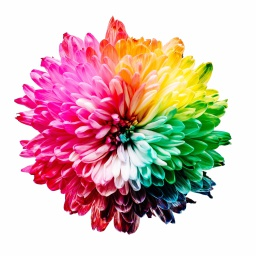
#> input picture ECE4076/Lab 3/ECE4076_Lab3_32194471/sharon.jpg, 256 x 256 px
$ jupyter execute --allow-errors Lab3_kMeans_student_32194471.ipynb
#> lines starting #> are read from the running program, lines starting #| are printed output that depends on the picture
$\color{green}{\text{This notebook is best viewed in jupyter lab/notebook. You may also choose to use Google Colab but some parts of the images/colouring will not be rendered properly.}}$

# Lab 3 (Weeks 8,9): k-Means Clustering

<div class="alert alert-block alert-warning">

<b>Enter you credentials below</b>

- <b>Student Name:</b> Jin Chun Tan
- <b>Student ID:</b> 32194471
- <b>Date:</b> March 21, 2023


## Unsupervised Learning

As the name suggests, unsupervised learning is a type of machine learning in which the training of a model is not supervised using labels of the training dataset. Instead, models themselves attempt to find hidden patterns and insights from the given data. Unsupervised learning cannot be directly applied to a regression or classification problem because unlike supervised learning, we have the input data but no corresponding output data (no labels). The goal of unsupervised learning is to find the underlying structure of the dataset, group that data according to similarities, and represent the data in a compressed format.

## Clustering

Clustering is a type of unsupervised learning which involves grouping of data points. Given a set of data points, we can use a clustering algorithm to classify each data point into a specific group. In theory, data points that are in the same group should have similar properties and/or features, while data points in different groups should have highly dissimilar properties and/or features. Some examples of popular clustering algorithms are:
- __K-Means Clustering__
- __Mean-Shift Clustering__
- Spectral Clustering
- DBSCAN
- Gaussian Mixture Models (GMM)

In this lab, we will be implementing k-means clustering and mean-shift clustering on the same dataset.

## K-Means Clustering

K-Means Clustering is one of the simplest unsupervised machine learning algorithms. You will first decide a number *k*, which corresponds to the number of clusters that you desire to have in your dataset. This number will also correspond to the number of centroids. A centroid is the location representing the center of a cluster. Each data point in your dataset is allocated to a specific cluster following a set of rules in an iterative manner. Also, the locations of the centroids are updated subsequently by averaging the data points assigned to the respective cluster. The **‘means’** in the k-Means Clustering refers exactly to this method of updating each cluster centroid.

## What you should do in this lab exercise!

In this laboratory exercise, you will create a program that clusters and re-colours each pixel in a provided colour image to **k** mean colours using the k-means clustering algorithm. In all of the tasks below, you may not use any pre-written libraries for k-Means Clustering (e.g. **no** scikit-learn), instead you should use your knowledge of python and numpy to build your own code to perform k-Means Clustering. Your end result of the clustered image should look something like the one shown below.

*Note*: If you cannot see the displayed image '*objective_sharon.jpg*', have a look into the provided '*img*' folder.

<div class="alert alert-block alert-warning">

You are going to work on the following six tasks throughout this lab. <span style="color:red"> </span>

- **Task 1** : Distance Function
- **Task 2** : k-Means Clustering and visualisation
- **Task 3** : k-Means++ Initialization
- **Task 4** : GMM: Analysing Data Distributions.
- **Task 5** : Mean Shift - Data Modelling via its distribution.
- **Task 6** : Comparison between k-Means, k-Means++ Initialization and Mean-Shift.

</div>

[cell 1]
# As always, we first import several libraries that will be helpful to solve the tasks
# Important: You are only allowed to use cv2 to import images, but you may NOT use the contained k-means functionality
# For the GMM, you will run through the steps of understanding the model, then use a library to apply it to the same image from the k-means task

import matplotlib.pyplot as plt
from mpl_toolkits import mplot3d
import numpy as np
import cv2
import time

from IPython.display import clear_output
from matplotlib.colors import ListedColormap
import time

<div class="alert alert-block alert-info">

## Task 1: Distance function
In this task, you wil build a helper function to compute the squared distance from a set of data points to a set of mean values (*aka* centroids). You are given a small dataset of five data points and two centroids for testing. Using your 'dist2c' function, you will compute distances from each centroid to every data point. Finally, you will visualize your results and check whether your distances are correct by assigning the data points to the closest centroid and displaying the results.

</div>

Now, write your own **dist2c** function, which takes a set of data points ('*data*') and a set of means ('*centroids*') and computes the squared distance from each mean to every data point.

[cell 2]
def dist2c(data, centroids):
    # The inputs and the outputs of your function should be as follows:
    # Inputs - data      : numpy array of size N x d
    #          centroids : numpy array of size c x d
    # Output - dist      : numpy array of size c x N
    # N = the number of data points, c = the number of centroids, d = dimension of data

    ### Insert your solution here ###
    # data[:, np.newaxis, :] command willl select all rows of the 'data' array (:) and creates a new axis at position 1 using np.newaxis function
    # which transforms the shapre of 'data' from '(n_samples, n_features)' to '(n_samples,1,n_features)'

    # We will need to subtract it with centroids with the data array
    dist = np.sum((data[:, np.newaxis, :] - centroids) ** 2, axis=2)
    return dist.T

Now, let's check the function you wrote on the following provided data points.
- X contains five 3-dimensional data points

\begin{equation}
X =
\begin{bmatrix}
0.67187976 & 0.44254368 & 0.17900127\\
0.55085456 & 0.65891464 & 0.18370379\\
0.79861987 & 0.3439561  & 0.68334744\\
0.36695437 & 0.15391793 & 0.81100023\\
0.22898267 & 0.58062367 & 0.5637733
\end{bmatrix}
\end{equation}

- M contains two centroids
\begin{equation}
M =
\begin{bmatrix}
0.66441854 & 0.08332493 & 0.54049661\\
0.05491067 & 0.94606233 & 0.29515262
\end{bmatrix}
\end{equation}

Use your **dist2c** function to compute the distances from each centroid to every data point. Print your results. If you wrote the function correctly, your answer should be close to:

\begin{bmatrix}
0.25977266 & 0.47150141 & 0.10634496 & 0.16664051 & 0.43745224\\
0.64767303 & 0.34083498 & 1.0663305 & 0.99096278 & 0.23600355
\end{bmatrix}

[cell 3]
### Insert your solution here ###
# Initialising the variable
X = np.array([
    [0.67187976, 0.44254368, 0.17900127],
    [0.55085456, 0.65891464, 0.18370379],
    [0.79861987, 0.3439561, 0.68334744],
    [0.36695437, 0.15391793, 0.81100023],
    [0.22898267, 0.58062367, 0.5637733]
])

M = np.array([
    [0.66441854, 0.08332493, 0.54049661],
    [0.05491067, 0.94606233, 0.29515262]
])

# Calling the function dist2c that we have created from above
dist = dist2c(X,M)
print(dist)

Write a code to draw a 3D scatter plot assigning each datapoint to its closest centroid using two colors.

*Hint*: Use the '*scatter3D*' function from matplotlib, and choose a different marker (or different marker size) to indicate the cluster centroids.

[cell 4]
### Insert your solution here ###
# Assign each point to closest centroid
labels = np.argmin(dist.T, axis=1)

# Create 3D scatter plot
#> (the rest of this cell did not finish here and is left out)

<div class="alert alert-block alert-success">

#### What do you observe here? Are the data points assigned to their closest centroid?

Write your answer here
There are two clusters of points, each centered around a black 'x' marker (which represents the centroid). Each cluster corresponds to the points assigned to one of the centroids.

The points in each cluster should be closer to their respective centroid than to the other centroid. The data points that are closer to a

</div>

<div class="alert alert-block alert-info">

## Task 2: K-means Clustering
In this task, you will implement k-Means Clustering. First, you will write a function to generate random centroids for initialization. Then you will write a function to perform k-Means Clustering (You may want to follow the steps on the lab instructions sheet). Afterwards, you will use these functions to cluster the pixels of the provided *sharon.jpg* image. Finally, you will display the results.

</div>

Write a function **random_centroids**, which takes a dataset and an integer value k (= number of centroids) as inputs, and generates k number of _centroids_ which are randomly sampled from the dataset.

[cell 5]
def random_centroids(data, k):
    # The inputs and the outputs of your function should be as follows:
    # Inputs - data     : numpy array (N x d)
    #        - k        : an integer value
    # Output - centroids: numpy array (k x d)
    # N = number of data points, d = dimension of data, k = number of centroids

    ### Insert your solution here ###
    # This function will take a 2D numpy array 'data' of shape (n,d) where n is the number of data points and 'd' is the number of features
    # and an integer 'k' which is the number of centroids to generate.
    #
    # It returns a 2D numpy array of shape (k,d) where each row is a centroid

    # Testing Code
    # indices = np.random.choice(data.shape[0], size=k, replace=False)
    # centroids = data[indices, :]

    # Finding the dataset
    features = data.shape[1]

    # Initializing an array of empty centroids for efficiency allocation purposes
    centroids = np.zeros((k, features))

    # Randomization of k points from the dataset
    indices = np.random.choice(data.shape[0], size = k, replace = False)
    for i, index in enumerate(indices):
        centroids[i] = data[index]

    # Returning a 2D numpy array of centroids
    return centroids

Write a function **mykMeans**, which takes a dataset, an set of k centroids and an integer value T (= number of iterations) as inputs. The function should perform k-Means Clustering on the input dataset by using the input centroids as intilization. After running for T iterations, the function should finally output a cluster index for each data point, the final set of k centroids, and the loss vector containing the k-Means loss at each iteration. (You may want to use your function **dist2c** to compute distances between centroids and data points at each iteration.)

[cell 6]
def mykMeans(data, centroids, T):
    # The inputs and the outputs of your function should be as follows:
    # Inputs  - data        : numpy array (N x d)
    #         - centroids   : numpy array (k x d)
    #         - T           : integer (the number of iterations)
    # Outputs - cluster_idx : numpy array (N,)
    #         - centroids   : numpy array (k x d)
    #         - losses      : list (T)
    # N = number of data points, d = dimension of data, k = number of centroids, T = number of iterations

    # Initialise the arrays to store the values for the centroids
    sum_loss = np.zeros((data.shape[0], 1))
    sum_dimloss = np.zeros((1, data.shape[1]))

    # Initialize the list to store the k-means loss at each iteration
    kMeans_loss = np.zeros((1,T))

    for t in range(T):

        # Reinitialising all of the required values
        distances = dist2c(data, centroids)
        cluster_idx = np.argmin(distances.T,axis = 1)

        # Step 1: Go through all the data points and calculate which of the k centroids it is closest to.
        for i in range(centroids.shape[0]):
            indexes = np.where(cluster_idx == i)
            centroids[i] = np.mean(data[indexes[0]],axis = 0)

        # Step 2: For each data point, store the index of the nearest centroid at the same location in an index image.
        # (This step is already completed in the loop above)

        # Step 3: Re-compute each centroid by going through all the data points that were assigned to that centroid and taking the mean.
        for j in range(data.shape[0]):

            # Calculate the k-means loss at this iteration
            for k in range(centroids.shape[0]):

                # Checking for the cluster_idx
                if cluster_idx[j] == k:

                    for index in range(data.shape[1]):
                        sum_dimloss[0][index] = (data[j][index] - centroids[k][index]) ** 2
                    sum_loss[j][0] = np.sum(sum_dimloss)

        kMeans_loss[0][t] = np.sum(sum_loss)

    # Return back the three values
    return cluster_idx, centroids, kMeans_loss

    ## Alternative Way of doing it
    # # Initialize the array to store the index of the nearest centroid for each data point
    # cluster_idx = np.zeros(N, dtype=int)

    # N = data.shape[0]
    # kMeans_loss = np.zeros(T)

    # # Loop through the specified number of iterations
    # for t in range(T):
    #     # Calculate the distances between data points and centroids
    #     distances = dist2c(data, centroids)

    #     # Assign each data point to the closest centroid
    #     cluster_idx = np.argmin(distances, axis=1)

    #     # Initialize the loss for the current iteration
    #     loss = 0

    #     # Update the centroids and calculate the loss
    #     for i in range(centroids.shape[0]):
    #         # Find the indices of data points assigned to the current centroid
    #         indexes = np.where(cluster_idx == i)

    #         # Update the centroid only if there are data points assigned to it
    #         if len(indexes[0]) > 0:
    #             # Calculate the new centroid as the mean of the assigned data points
    #             centroids[i] = np.mean(data[indexes[0]], axis=0)

    #             # Add the squared distance between the assigned data points and the centroid to the loss
    #             loss += np.sum((data[indexes[0]] - centroids[i])**2)

    #     # Store the loss for the current iteration
    #     kMeans_loss[t] = loss

    # # Return the final cluster indices, updated centroids, and k-means loss at each iteration
    # return cluster_idx, centroids, kMeans_loss

Load the *sharon.jpg* image and display it.

[cell 7]
### Insert your solution here ###

# Load and display the colour (!) image
# Loading the image
img = plt.imread('sharon.jpg')
#> img is the input picture: shape (256, 256, 3); mean R, G, B 215.7, 186.8, 183

# Displaying the image
plt.imshow(img)
#> (this line was passed over: IPython is not available in this run)
plt.title('Original Image')
#> (this line was passed over: IPython is not available in this run)

Now, use your **random_centroids** function to generate four random centroids. Then, use your **mykMeans** function to cluster the pixels of the *sharon.jpg* image by running it for 20 iterations (T=20). (*Hint*: You may want to reshape your image before applying the **mykMeans** function.) </br> Display the final clustered image. Each pixel should be displayed by the colour of the assigned centroid (i.e. you should only see a total of *k* colours in your clustered image).

[cell 8]
# Define a fixed random seed for repeatability
np.random.seed(17)

### Insert your solution here ###
# Initialising the variables
data = img[:][1]
#> data = 256 rows, first 8: [254, 254, 254], [254, 254, 254], [254, 254, 254], [254, 254, 254], [254, 254, 254], [254, 254, 254], [254, 254, 254], [254, 254, 254]

# Looping through the image to fill in our data variable
for i in range(img.shape[1]-1):
    data = np.append(data,img[:][i+1], axis = 0)

# Calling our random centroids function to generate 4 random centroids
random_centroides = random_centroids(data,4)
#> after the loop in random_centroids, `for i, index in enumerate(indices):`: centroids = [[251, 255, 252], [0, 12, 10], [249, 254, 255], [142, 2, 5]]
#> random_centroides has the same summary as centroids in random_centroids

# Calling the mykMeans function
cluster_idx, centroids, kMeans_loss = mykMeans(data, random_centroides, T = 20)
#> after the loop in mykMeans, `for t in range(T):`: centroids = [[251.8, 250.5, 251.2], [29.99, 93.5, 49.73], [233.1, 160.6, 136.1], [206.1, 28.91, 75.56]]; sum_dimloss = [[4.99, 12.31, 7.93]]

# Displaying the image
new_matrix = np.zeros((65536,3))

# Using a for loop to fill up our clustered_img with the appropriate vales
for i in range(centroids.shape[0]):
    indexes = np.where(cluster_idx == i)
    new_matrix[indexes[0]] = centroids[i]

# Reshaping the image
clustered_img = new_matrix.reshape(img.shape)
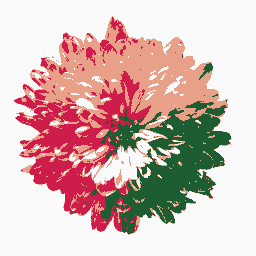
#> clustered_img: shape (256, 256, 3) float64; mean R, G, B 215.7, 186.8, 183
clustered_img = np.around(clustered_img).astype(int)

# Displaying the image
plt.imshow(clustered_img)
#> (this line was passed over: IPython is not available in this run)
plt.title('Clustered Image')
#> (this line was passed over: IPython is not available in this run)

<div class="alert alert-block alert-success">

#### Have some fun with your k-Means Clustering impementation! Run the program several times with different random seeds to see if you always converge to the same solution. Try changing k from 4 to other numbers (from 2 to 10) and see how this affects the output and the repeatability of the program. Report and discuss your observations.

Write your answer here

</div>

Now, visualize how the centroids are updated during k-Means Clustering. For that, you should write a code to plot the data points along with the centroids and display both the plot and the clustered image side-by-side. Then, use that function inside your k-Means Clustering implementation to observe how the centroids move with each iteration.

Write your own function **visualize** which takes the dataset, cluster indices, centroids and sample indices, and generates a figure of two subplots:
1. A 3D scatter plot of the datapoints and centroids.
2. A display of the clustered image

For the 3D scatter plot, the colour of each data point should reflect the colour of the closest centroid (i.e. the centroid which it is assigned to). As it is computationally expensive to plot all the data points at each iteration, you may only draw 250 randomly selected data points (to speed things up).

[cell 9]
def visualize(data, cluster_idx, centroids, sample_idx):
    # Inputs  - data        : numpy array (N x d)
    #         - cluster_idx : numpy array (N,)
    #         - centroids   : numpy array (k x d)
    #         - sample_idx  : numpy array (250,)
    # Outputs - figure      : subplot (1, 2)
    # N = number of data points, d = dimension of data, k = number of centroids

    # Initialising the variables
    split_data = np.split(data,256)
    data_reframed = np.stack(split_data, axis = 1)

    split_cluster_idx = np.split(cluster_idx, 256)
    cluster_idx = np.stack(split_cluster_idx, axis = 1)

    # Create 3D scatter plot with corresponding colors as first sub-plot
    plt.figure()
    plt.rcParams['figure.figsize'] = [30,30]
    plt.subplot(1,2,1, projection='3d')

    # Looping through the sample_idx variable
    for i in range(sample_idx.shape[0]):
        colour = centroids[cluster_idx[sample_idx[i][0]][sample_idx[i][1]]]
        x_points = sample_idx[i][0]
        y_points = sample_idx[i][1]
        new_set = data_reframed[x_points][y_points]
        plt.scatter(new_set[2],new_set[1],new_set[0], color = [colour[2]/255.0 , colour[1]/255.0, colour[0]/255.0])

    # Looping through the centroids
    for j in range(centroids.shape[0]):
        plt.scatter(centroids[j][2], centroids[j][1], centroids[j][0], color = 'black', marker = 'X')
    plt.title('3D Scatter Plot')

    # The second subplot to display our clustered image
    # Displaying the image
    new_matrix = np.full((256,256,3), 255)

    # Using a for loop to fill up our clustered_img with the appropriate vales
    for k in range(sample_idx.shape[0]):
        colour = centroids[cluster_idx[sample_idx[k][0]][sample_idx[k][1]]]
        x_points = sample_idx[k][0]
        y_points = sample_idx[k][1]
        new_matrix[x_points][y_points] = colour

    # Displaying the image
    # print(clustered_img.shape)
    plt.subplot(1,2,2)
    plt.imshow(new_matrix[:,:,[2,1,0]])
    plt.show
    time.sleep(2)

    # return the figure
    return fig

Now modify your **mykMeans** function and create a new **myKMeans_visualize** function by adding the **visualize** function that you wrote above in order to visualize the results at every iteration.

Make sure you add a time pause of 1-2 seconds after each iteration so there is enough time for you to observe the convergence of the centroids clearly! *Hint*: the '*time*' library we imported at the beginning provides a '*sleep*' function!

[cell 10]
def mykMeans_visualize(data, centroids, T):
    # Inputs  - data        : numpy array (N x d)
    #         - centroids   : numpy array (k x d)
    #         - T           : integer
    # N = number of data points, d = dimension of data, k = number of centroids, T = number of iterations

    # Initialize the list to store the k-means loss at each iteration
    kMeans_loss = np.zeros((1,T))
    sum_dloss = np.zeros((data.shape[0],1))
    sum_dimloss = np.zeros((1,data.shape[1]))

    for t in range(T):

        # Printing the total number of iterations
        # print("Iterations:", t)

        # Reinitialising all of the required values
        distances = dist2c(data, centroids)
        cluster_idx = np.argmin(distances.T,axis = 1)

        # Update centroids
        for i in range(centroids.shape[0]):
            indexes = np.where(cluster_idx == i)
            centroids[i] = np.mean(data[indexes[0]], axis=0)

        for n in range(data.shape[0]):
            for k in range(centroids.shape[0]):
                if cluster_idx[n] == k:
                    for d in range(data.shape[1]):
                        sum_dimloss[0][d] = (data[n][d] - centroids[0][d]) ** 2
                    sum_dloss[n][0] = np.sum(sum_dimloss)

        # Calculate the k-means loss at this iteration
        kMeans_loss[0][t] = np.sum(sum_dloss)

        # Randomization of values
        x_idx = np.random.choice(256, size=250, replace=False)
        y_idx = np.random.choice(256, size=250, replace=False)
        sample_idx = np.column_stack((x_idx, y_idx))

        # Calling the function
        f = visualize(data, cluster_idx, centroids, sample_idx)

    # Return back the three values
    return cluster_idx, centroids, kMeans_loss

Test your new **myKMeans_visualize** function on the *sharon.jpg* image.

[cell 11]
# Specify a random seed (will determine the random initialisation)
np.random.seed(17)

# Initialising the variables
data = img[:][1]

# Looping through the image to fill in our data variable
for i in range(img.shape[1]-1):
    data = np.append(data,img[:][i+1], axis = 0)

# Calling our random centroids function to generate 4 random centroids
k = 4
random_centroides = random_centroids(data,k)

# Calling the mykMeans function
T = 20
#> (the rest of this cell did not finish here and is left out)

#> the loop in mykMeans_visualize, `for t in range(T):  # Printing the total number of iterations # print(..` made 1 pass
#> pass 1, in visualize, `data_reframed = np.stack(split_data, axis = 1)`:
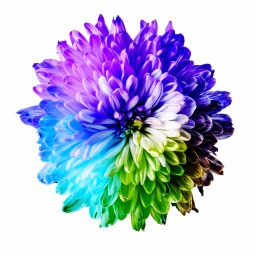
#> data_reframed: shape (256, 256, 3); mean of channels 0, 1, 2 215.7, 186.8, 183; drawn as B, G, R
#> after the loop in mykMeans_visualize, `for t in range(T):`: centroids = [[251.3, 236.2, 231.1], [20.21, 90.66, 46.37], [211.1, 192.4, 220.4], [202.4, 58.65, 70]]; sum_dimloss = [[7.46, 315.8, 523.9]]
#> (the rest of the program and of its run is left out)
